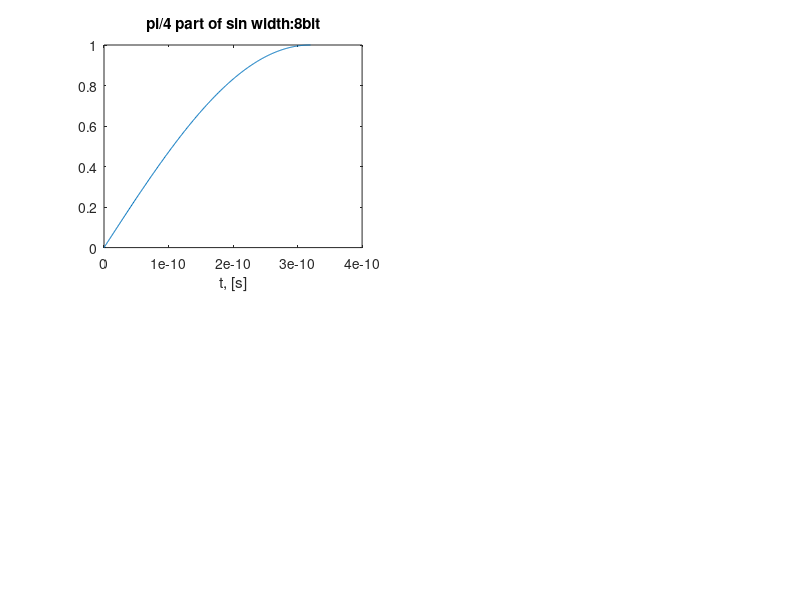

Write MATLAB code to recreate this figure. (Note: this script raises an error after producing the figure.)
clc
clear all
clf
%% init---------------------------------------
period=20e-12;  % period
N_bit=8;        % Bit resolution (can't be changed)
M_len=16;       % Array length of pi/4 sin
N=M_len*20;     % n-points only for testbench plot
%% -------------------------------------------
% Original sin plot
t_max=M_len*period; % 
f=1/t_max/4; % freq
t=linspace(0,t_max,N);
y=sin(2*pi*f*t); % sin original
% Plot
subplot(2,2,1)
plot(t,y)
hold on
title(['pi/4 part of sin width:' num2str(N_bit) 'bit'])
xlabel('t, [s]')
%% Discretization, truncate bit (optional)
edges=0:1/(2^N_bit-1):1; % discretization
y_discr=discretize(y,edges);
[Y,E]=discretize(t,0:t_max/(M_len):t_max+(t_max/M_len)*1);
t_discr=E(Y);
y_discr_norm=edges(y_discr);
y_discr_norm_bin=dec2base(round(y_discr_norm.*127*2),2,N_bit+1); % amplitude of signed int8=127*2
y_bit_trunc=y_discr_norm_bin(:,1:N_bit);
y_bit_trunc(1:N/M_len:end,:)
str_="b"""+join(string(y_bit_trunc(1:N/M_len:end,:))','",b"') % for VHDL array type 
str_write=join(string(y_bit_trunc(1:N/M_len:end,:))','\n') % for .mif(*) file
y_discr_norm2=base2dec(y_bit_trunc,2)';
y_discr_norm2=y_discr_norm2./max(y_discr_norm2);
%% Write to file .mif
file=fopen('sin_rom.mif','w');
fprintf(file,str_write,'%d');
fclose(file);
%% Replication of pi/4 interval 
y_arr=[y_discr_norm2 y_discr_norm2(end:-1:1)]; % pi/2
y_src=[y y(end:-1:1)]; % pi/2
y_arr=[y_arr -1.*y_arr]; % pi
y_src=[y_src y_src.*(-1)]; % pi
t_discr_arr=[t_discr t_discr+max(t_discr)];
t_discr_arr=[t_discr_arr t_discr_arr+max(t_discr_arr)];
x_src=[t t+max(t)];
x_src=[x_src x_src+max(x_src)];
for i=1:3 % 4 periods
    y_arr=[y_arr y_arr]; % 2*pi
    y_src=[y_src y_src]; % 2*pi
    t_discr_arr=[t_discr_arr t_discr_arr+max(t_discr_arr)];
    x_src=[x_src x_src+max(x_src)];
end
% Plot
subplot(2,2,1)
plot(t_discr,y_discr_norm2)
legend({'Continuous','discrete (zero-order hold)'})
subplot(2,2,3)
plot(t_discr_arr,y_arr);
hold on
plot(x_src,y_src);
title('Continuous and discrete signal')
xlabel('t, [s]')
%% FFT
y_in=y_arr(1:(N/M_len):end);
y_src_decim=y_src(1:(N/M_len):end);
[n_f,y_discr_fft_norm]=fft_fun(t_discr_arr(1:(N/M_len):end),y_in);
[n_src_f,y_src_fft_norm]=fft_fun(x_src(1:(N/M_len):end),y_src_decim);
% Plot
subplot(2,2,4)
plot(n_f,10.*log10(y_discr_fft_norm))
hold on
plot(n_src_f,10.*log10(y_src_fft_norm))
axis([0 max(n_f)/2 -50 0])
title('FFT')
xlabel('f, [Hz]')
%% Read file from ModelSim
file=fopen('output.txt','r');
A=split(fscanf(file,'%c'));
A(end)=[];
fclose(file);
%% Converting binary signed to int8->double
y_out_dec=typecast(uint8(bin2dec(A)), 'int8'); % converting to signed data
y_out_dec_norm=double(y_out_dec)./double(max(max(abs(y_out_dec)))); % convert to double
x_out=(1:length(y_out_dec)).*period-period*1; % offset on one sample period for modelsim data
% Plot
subplot(2,2,3)
plot(x_out,y_out_dec_norm)
hold on
legend({'in (zero-order hold)','out','modelsim'})
%% Plot
subplot(2,2,2)
% plot(x_out,y_in-y_out_dec_norm');
title('Phase error')
%% FFT
[n_f,y_modelsim_fft_norm]=fft_fun(x_out,y_out_dec_norm);
% Plot
subplot(2,2,4)
plot(n_f,10.*log10(y_modelsim_fft_norm))
hold on
axis([0 max(n_f)/2 -70 0])
legend({'in (zero-order hold)','out','modelsim'})
%% FFT function
function [n_f,y_fft_norm_half]=fft_fun(x,y)
Fs=1/(x(2)-x(1)); % sample freq
N_fft=1024*4;
y_fft=abs(fft(y,N_fft));
y_fft_norm=y_fft./max(y_fft);
y_fft_norm_half=y_fft_norm(1:N_fft/2).^2;
n_f=Fs.*(0:N_fft/2-1)./N_fft;
end